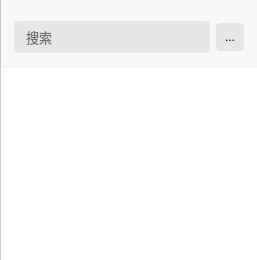
     <widget class="QFrame" name="leftFrame">
      <property name="minimumSize">
       <size>
        <width>209</width>
        <height>0</height>
       </size>
      </property>
      <property name="styleSheet">
       <string notr="true">QFrame {
    border-left: 1px solid #CCCCCC;
    border-radius: 0px;
    background-color: rgb(237, 237, 237);
}</string>
      </property>
      <property name="frameShape">
       <enum>QFrame::Shape::StyledPanel</enum>
      </property>
      <property name="frameShadow">
       <enum>QFrame::Shadow::Raised</enum>
      </property>
      <layout class="QVBoxLayout" name="verticalLayout_3">
       <property name="spacing">
        <number>0</number>
       </property>
       <property name="leftMargin">
        <number>0</number>
       </property>
       <property name="topMargin">
        <number>0</number>
       </property>
       <property name="rightMargin">
        <number>0</number>
       </property>
       <property name="bottomMargin">
        <number>0</number>
       </property>
       <item>
        <widget class="QFrame" name="searchFrame">
         <property name="minimumSize">
          <size>
           <width>0</width>
           <height>68</height>
          </size>
         </property>
         <property name="styleSheet">
          <string notr="true">QFrame {
    border: 0px solid #CCCCCC;
    border-radius: 0px;
    background-color: rgb(247, 247, 247);
}</string>
         </property>
         <property name="frameShape">
          <enum>QFrame::Shape::StyledPanel</enum>
         </property>
         <property name="frameShadow">
          <enum>QFrame::Shadow::Raised</enum>
         </property>
         <layout class="QHBoxLayout" name="horizontalLayout_2">
          <property name="leftMargin">
           <number>13</number>
          </property>
          <property name="topMargin">
           <number>20</number>
          </property>
          <property name="rightMargin">
           <number>13</number>
          </property>
          <property name="bottomMargin">
           <number>13</number>
          </property>
          <item>
           <widget class="QLineEdit" name="lineEdit">
            <property name="font">
             <font>
              <family>宋体</family>
              <pointsize>10</pointsize>
             </font>
            </property>
            <property name="styleSheet">
             <string notr="true">QLineEdit {
    background-color:  rgb(230, 230, 230);
    border: none;
    color: rgb(0, 0, 0); /* 输入文本为黑色 */
    placeholder-text-color: rgb(150, 150, 150); /* 提示文本为浅灰色 */
    padding: 6px 10px;
    padding-left: 10px; /* 确保文本不会覆盖图标 */
    border-radius: 4px;
}

/* 左侧放大镜图标（优化显示效果） */
QLineEdit::prefix {
    width: 16px; /* 适当增大图标尺寸 */
    height: 16px;
    margin-left: 8px; /* 调整左侧间距 */
    margin-top: auto; /* 垂直居中 */
    margin-bottom: auto;
}

/* 聚焦时的样式 */
QLineEdit:focus {
    background-color: rgb(255, 255, 255);
    border: 1px solid rgb(0, 255, 85);
}

/* 修正：聚焦时隐藏图标（使用正确的选择器语法） */
QLineEdit:focus::prefix {
    image: none;
}


</string>
            </property>
            <property name="text">
             <string/>
            </property>
            <property name="frame">
             <bool>false</bool>
            </property>
            <property name="placeholderText">
             <string>搜索</string>
            </property>
            <property name="cursorMoveStyle">
             <enum>Qt::CursorMoveStyle::LogicalMoveStyle</enum>
            </property>
            <property name="clearButtonEnabled">
             <bool>true</bool>
            </property>
           </widget>
          </item>
          <item>
           <widget class="QToolButton" name="addToolButton">
            <property name="minimumSize">
             <size>
              <width>27</width>
              <height>27</height>
             </size>
            </property>
            <property name="maximumSize">
             <size>
              <width>28</width>
              <height>28</height>
             </size>
            </property>
            <property name="toolTip">
             <string>添加</string>
            </property>
            <property name="styleSheet">
             <string notr="true">QToolButton {
    border: none; /* 无边框 */
    padding: 6px 6px; /* 内边距，根据需要调整 */
    background-color: rgb(230, 230, 230); /* 透明背景 */
    border-radius: 4px; /* 轻微圆角，可选 */
}

/* 鼠标悬停状态 */
QToolButton:hover {
    background-color:rgb(220, 220, 220); /* 灰色背景 */
}

/* 鼠标按下状态（可选增强） */
QToolButton:pressed {
    background-color: rgb(180, 180, 180); /* 按下时更深的灰色 */
}

/* 禁用状态（可选增强） */
QToolButton:disabled {
    background-color: transparent;
    color: rgb(160, 160, 160); /* 禁用时文本变灰 */
}
    </string>
            </property>
            <property name="text">
             <string>...</string>
            </property>
            <property name="icon">
             <iconset resource="../res/icon.qrc">
              <normaloff>:/a/icons/添加.svg</normaloff>:/a/icons/添加.svg</iconset>
            </property>
           </widget>
          </item>
         </layout>
        </widget>
       </item>
       <item>
        <widget class="QStackedWidget" name="leftStackedWidget">
         <property name="styleSheet">
          <string notr="true">    border: 0px solid #CCCCCC;
</string>
         </property>
         <property name="currentIndex">
          <number>0</number>
         </property>
         <widget class="QWidget" name="leftStackedWidgetpage0">
          <layout class="QVBoxLayout" name="verticalLayout_4">
           <property name="spacing">
            <number>0</number>
           </property>
           <property name="leftMargin">
            <number>0</number>
           </property>
           <property name="topMargin">
            <number>0</number>
           </property>
           <property name="rightMargin">
            <number>0</number>
           </property>
           <property name="bottomMargin">
            <number>0</number>
           </property>
           <item>
            <widget class="CustomListView" name="chatListView">
             <property name="styleSheet">
              <string notr="true">QListView{
	background-color: rgb(255, 255, 255);
    border: 0px solid #CCCCCC;
 } 

</string>
             </property>
            </widget>
           </item>
          </layout>
         </widget>
         <widget class="QWidget" name="leftStackedWidgetpage1"/>
         <widget class="QWidget" name="leftStackedWidgetpage2"/>
        </widget>
       </item>
      </layout>
     </widget>
